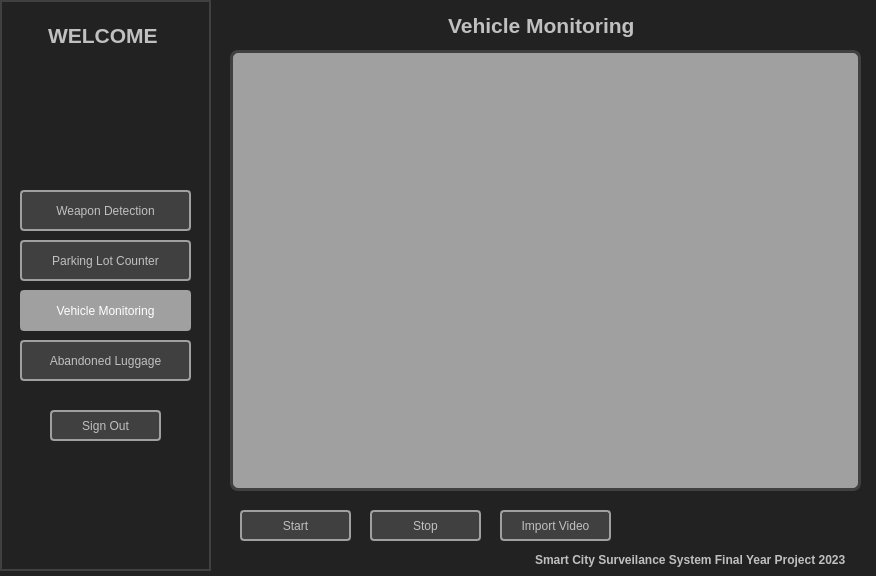
<?xml version="1.0" encoding="UTF-8"?>
<ui version="4.0">
 <class>MainWindow</class>
 <widget class="QMainWindow" name="MainWindow">
  <property name="geometry">
   <rect>
    <x>0</x>
    <y>0</y>
    <width>876</width>
    <height>576</height>
   </rect>
  </property>
  <property name="minimumSize">
   <size>
    <width>720</width>
    <height>480</height>
   </size>
  </property>
  <property name="maximumSize">
   <size>
    <width>876</width>
    <height>576</height>
   </size>
  </property>
  <property name="windowTitle">
   <string>MainWindow</string>
  </property>
  <widget class="QWidget" name="centralwidget">
   <property name="styleSheet">
    <string notr="true">QWidget{
	background:#222222;
}
QListWidget{
	background:#222222;
	border:2px solid #404040;
}
QPushButton{
	border:2px solid #A0A0A0;
	background:#404040;
	color:silver;
	border-radius:4px;
}
QPushButton:Pressed{
	border:2px solid #A0A0A0;
	background:#A0A0A0;
	color:white;
}
QLabel{
	color:silver;
	padding:2px;
}
</string>
   </property>
   <widget class="QListWidget" name="sidebar">
    <property name="geometry">
     <rect>
      <x>0</x>
      <y>0</y>
      <width>211</width>
      <height>571</height>
     </rect>
    </property>
    <property name="styleSheet">
     <string notr="true"/>
    </property>
   </widget>
   <widget class="QPushButton" name="w_button">
    <property name="geometry">
     <rect>
      <x>20</x>
      <y>190</y>
      <width>171</width>
      <height>41</height>
     </rect>
    </property>
    <property name="contextMenuPolicy">
     <enum>Qt::PreventContextMenu</enum>
    </property>
    <property name="styleSheet">
     <string notr="true"/>
    </property>
    <property name="text">
     <string>Weapon Detection</string>
    </property>
   </widget>
   <widget class="QPushButton" name="park_button">
    <property name="geometry">
     <rect>
      <x>20</x>
      <y>240</y>
      <width>171</width>
      <height>41</height>
     </rect>
    </property>
    <property name="styleSheet">
     <string notr="true"/>
    </property>
    <property name="text">
     <string>Parking Lot Counter</string>
    </property>
   </widget>
   <widget class="QPushButton" name="vehicle_button">
    <property name="geometry">
     <rect>
      <x>20</x>
      <y>290</y>
      <width>171</width>
      <height>41</height>
     </rect>
    </property>
    <property name="styleSheet">
     <string notr="true">QPushButton{
	background:#A0A0A0;
	color:white;
}</string>
    </property>
    <property name="text">
     <string>Vehicle Monitoring</string>
    </property>
   </widget>
   <widget class="QPushButton" name="luggage_button">
    <property name="geometry">
     <rect>
      <x>20</x>
      <y>340</y>
      <width>171</width>
      <height>41</height>
     </rect>
    </property>
    <property name="styleSheet">
     <string notr="true"/>
    </property>
    <property name="text">
     <string>Abandoned Luggage</string>
    </property>
   </widget>
   <widget class="QPushButton" name="signout_button">
    <property name="geometry">
     <rect>
      <x>50</x>
      <y>410</y>
      <width>111</width>
      <height>31</height>
     </rect>
    </property>
    <property name="styleSheet">
     <string notr="true"/>
    </property>
    <property name="text">
     <string>Sign Out</string>
    </property>
   </widget>
   <widget class="QPushButton" name="start_button">
    <property name="geometry">
     <rect>
      <x>240</x>
      <y>510</y>
      <width>111</width>
      <height>31</height>
     </rect>
    </property>
    <property name="styleSheet">
     <string notr="true"/>
    </property>
    <property name="text">
     <string>Start</string>
    </property>
   </widget>
   <widget class="QPushButton" name="stop_button">
    <property name="geometry">
     <rect>
      <x>370</x>
      <y>510</y>
      <width>111</width>
      <height>31</height>
     </rect>
    </property>
    <property name="styleSheet">
     <string notr="true"/>
    </property>
    <property name="text">
     <string>Stop</string>
    </property>
   </widget>
   <widget class="QLabel" name="title">
    <property name="geometry">
     <rect>
      <x>440</x>
      <y>10</y>
      <width>211</width>
      <height>31</height>
     </rect>
    </property>
    <property name="sizePolicy">
     <sizepolicy hsizetype="Expanding" vsizetype="Expanding">
      <horstretch>0</horstretch>
      <verstretch>0</verstretch>
     </sizepolicy>
    </property>
    <property name="font">
     <font>
      <pointsize>16</pointsize>
      <weight>75</weight>
      <bold>true</bold>
     </font>
    </property>
    <property name="acceptDrops">
     <bool>false</bool>
    </property>
    <property name="styleSheet">
     <string notr="true"/>
    </property>
    <property name="text">
     <string>Vehicle Monitoring</string>
    </property>
   </widget>
   <widget class="QLabel" name="tm">
    <property name="geometry">
     <rect>
      <x>530</x>
      <y>550</y>
      <width>341</width>
      <height>20</height>
     </rect>
    </property>
    <property name="font">
     <font>
      <pointsize>9</pointsize>
      <weight>75</weight>
      <bold>true</bold>
     </font>
    </property>
    <property name="styleSheet">
     <string notr="true"/>
    </property>
    <property name="text">
     <string>Smart City Surveilance System Final Year Project 2023</string>
    </property>
   </widget>
   <widget class="QLabel" name="menu_label">
    <property name="geometry">
     <rect>
      <x>40</x>
      <y>20</y>
      <width>121</width>
      <height>31</height>
     </rect>
    </property>
    <property name="font">
     <font>
      <pointsize>16</pointsize>
      <weight>75</weight>
      <bold>true</bold>
     </font>
    </property>
    <property name="acceptDrops">
     <bool>false</bool>
    </property>
    <property name="styleSheet">
     <string notr="true"/>
    </property>
    <property name="text">
     <string>WELCOME</string>
    </property>
   </widget>
   <widget class="QLabel" name="v_window">
    <property name="geometry">
     <rect>
      <x>230</x>
      <y>50</y>
      <width>631</width>
      <height>441</height>
     </rect>
    </property>
    <property name="minimumSize">
     <size>
      <width>451</width>
      <height>251</height>
     </size>
    </property>
    <property name="font">
     <font>
      <pointsize>16</pointsize>
      <weight>75</weight>
      <bold>true</bold>
     </font>
    </property>
    <property name="acceptDrops">
     <bool>false</bool>
    </property>
    <property name="styleSheet">
     <string notr="true">QLabel{
	border-radius:8px;
	border:3px solid #404040;
	background:#A0A0A0;
}</string>
    </property>
    <property name="text">
     <string/>
    </property>
   </widget>
   <widget class="QPushButton" name="import_button">
    <property name="geometry">
     <rect>
      <x>500</x>
      <y>510</y>
      <width>111</width>
      <height>31</height>
     </rect>
    </property>
    <property name="styleSheet">
     <string notr="true"/>
    </property>
    <property name="text">
     <string>Import Video</string>
    </property>
   </widget>
  </widget>
 </widget>
 <resources/>
 <connections/>
</ui>
